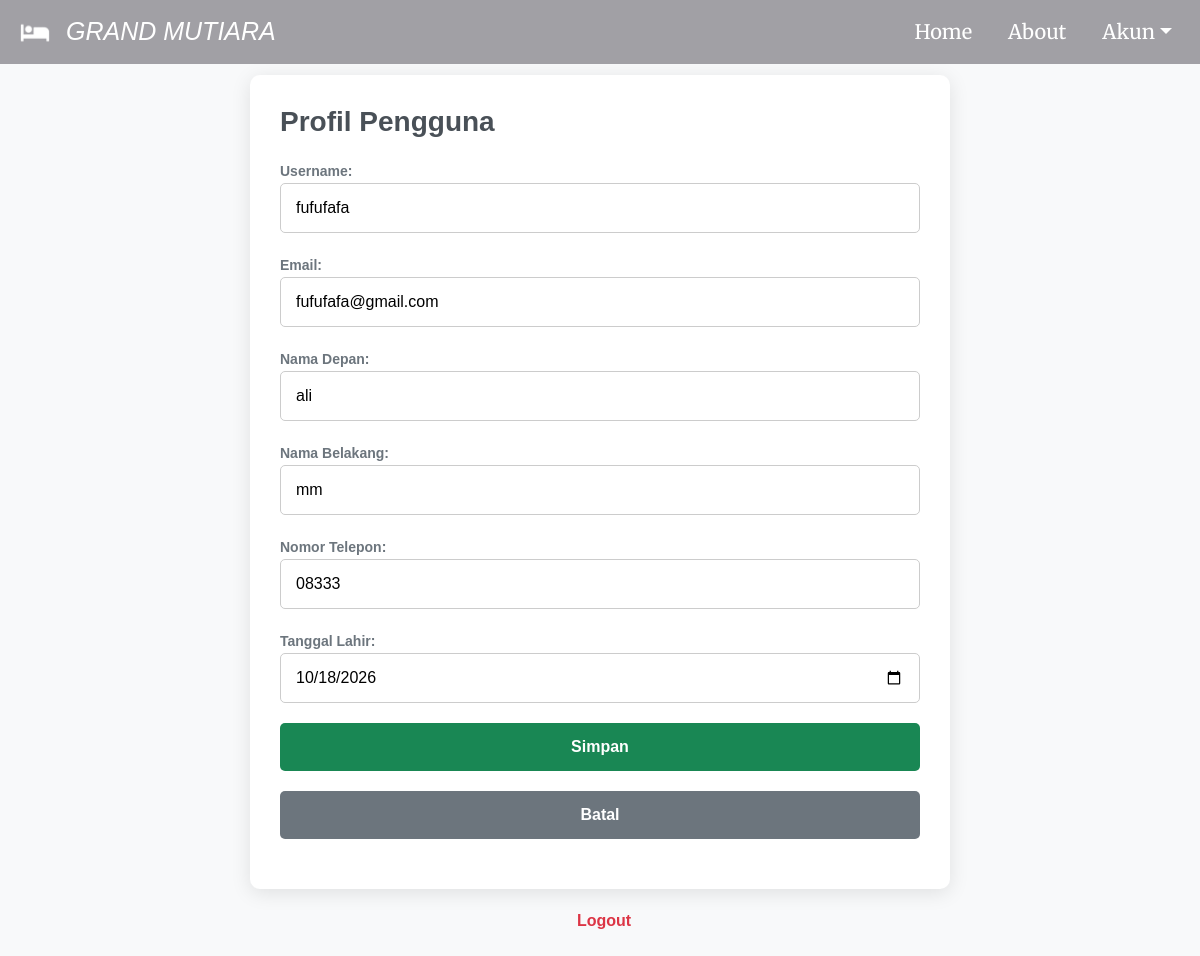
The page /profile.php (signed in) on the database its author committed.
### tables this page shows
CREATE TABLE `users` (
  `id_user` int NOT NULL,
  `username` varchar(255) NOT NULL,
  `email` varchar(255) NOT NULL,
  `password` varchar(255) NOT NULL,
  `created_at` timestamp NULL DEFAULT CURRENT_TIMESTAMP,
  `role` enum('admin','user') NOT NULL DEFAULT 'user',
  `remember_token` varchar(255) DEFAULT NULL,
  `password_reset_token` varchar(255) DEFAULT NULL,
  `password_reset_exp` datetime DEFAULT NULL
);

CREATE TABLE `user_profile` (
  `id_profile` int NOT NULL,
  `id_user` int NOT NULL,
  `username` varchar(255) NOT NULL,
  `email` varchar(255) NOT NULL,
  `first_name` varchar(255) DEFAULT NULL,
  `last_name` varchar(255) DEFAULT NULL,
  `phone_number` varchar(45) DEFAULT NULL,
  `date_of_birth` date DEFAULT NULL,
  `create_at` timestamp NULL DEFAULT CURRENT_TIMESTAMP
);

### profile.php (the view, shortened to what this page needs)
<?php
require 'db/connection.php';
$id_user = $_SESSION['id_user'];
try {
    $stmt = $pdo->prepare("SELECT * FROM users WHERE id_user = :id_user");
    $stmt->bindParam(':id_user', $id_user, PDO::PARAM_INT);
    $stmt->execute();
    $user = $stmt->fetch(PDO::FETCH_ASSOC);
    $stmt = $pdo->prepare("SELECT * FROM user_profile WHERE id_user = :id_user");
    $stmt->bindParam(':id_user', $id_user, PDO::PARAM_INT);
    $stmt->execute();
    $user_profile = $stmt->fetch(PDO::FETCH_ASSOC);
} catch (PDOException $e) {
    if ($e->getCode() == 23000) {
        die("Kesalahan: Data yang dimasukkan sudah ada di sistem.");
    } else {
        die("Kesalahan: " . $e->getMessage());
    }
}
?>
<!DOCTYPE html>
<html lang="en">
<head>
<link href="https://cdn.jsdelivr.net/npm/bootstrap@5.1.3/dist/css/bootstrap.min.css" rel="stylesheet">
<link rel="stylesheet" href="css/trans.css">
</head>
<body>
<?php include 'navbar.php';?>
<div class="form-container">
    <h1>Profil Pengguna</h1>
    <div class="form-group">
    <label for="username">Username:</label>
        <input type="text" id="username" name="username" value="<?= htmlspecialchars($user['username']); ?>" readonly>
    </div>
    <form action="" method="POST">
        <div class="form-group">
            <label for="email">Email:</label>
            <input type="email" id="email" name="email" value="<?= htmlspecialchars($user['email']); ?>" required>
        </div>
        <div class="form-group">
            <label for="first_name">Nama Depan:</label>
            <input type="text" id="first_name" name="first_name" value="<?= htmlspecialchars($user_profile['first_name'] ?? ''); ?>">
        </div>
        <div class="form-group">
            <label for="last_name">Nama Belakang:</label>
            <input type="text" id="last_name" name="last_name" value="<?= htmlspecialchars($user_profile['last_name'] ?? ''); ?>">
        </div>
        <div class="form-group">
            <label for="phone_number">Nomor Telepon:</label>
            <input type="number" id="phone_number" name="phone_number" value="<?= htmlspecialchars($user_profile['phone_number'] ?? ''); ?>">
        </div>
        <div class="form-group">
            <label for="date_of_birth">Tanggal Lahir:</label>
            <input type="date" id="date_of_birth" name="date_of_birth" value="<?= htmlspecialchars($user_profile['date_of_birth'] ?? ''); ?>">
        </div>
        <div class="form-group">
            <button type="submit" id="submitButton" class="btn btn-success">Simpan</button>
        </div>
        <div class="form-group">
            <button type="reset" class="btn btn-secondary">Batal</a>
        </div>
    </form>
</div>
<a href="#" onclick="confirmLogout();" class="logout-link"><i class="fa fa-lock me-2"></i> Logout</a>
<br><br>
</body>
</html>

### profile.php (style rules this page uses)
body { font-family: 'Arial', sans-serif; background-color: #f8f9fa; }
.form-container { background: white; padding: 30px; border-radius: 10px; box-shadow: 0 4px 20px rgba(0, 0, 0, 0.1); max-width: 700px; margin-top: 75px; margin-left: auto; margin-right: auto; }
.form-container h1 { font-size: 28px; font-weight: bold; color: #495057; margin-bottom: 20px; }
.form-group { margin-bottom: 20px; }
.form-group label { font-size: 14px; font-weight: 600; color: #6c757d; }
.form-group input { width: 100%; padding: 12px 15px; border: 1px solid #ccc; border-radius: 5px; font-size: 16px; }
.form-group button { width: 100%; padding: 12px; border: none; color: white; border-radius: 5px; font-size: 16px; font-weight: bold; cursor: pointer; transition: background-color 0.3s ease; }
.logout-link { display: block; text-align: center; margin-top: 20px; color: #dc3545; font-size: 16px; text-decoration: none; font-weight: bold; }

### rows shown on the page
users: username "fufufafa", email "fufufafa@gmail.com"
user_profile: first_name "ali", last_name "mm", phone_number "08333", date_of_birth "10/18/2026"
